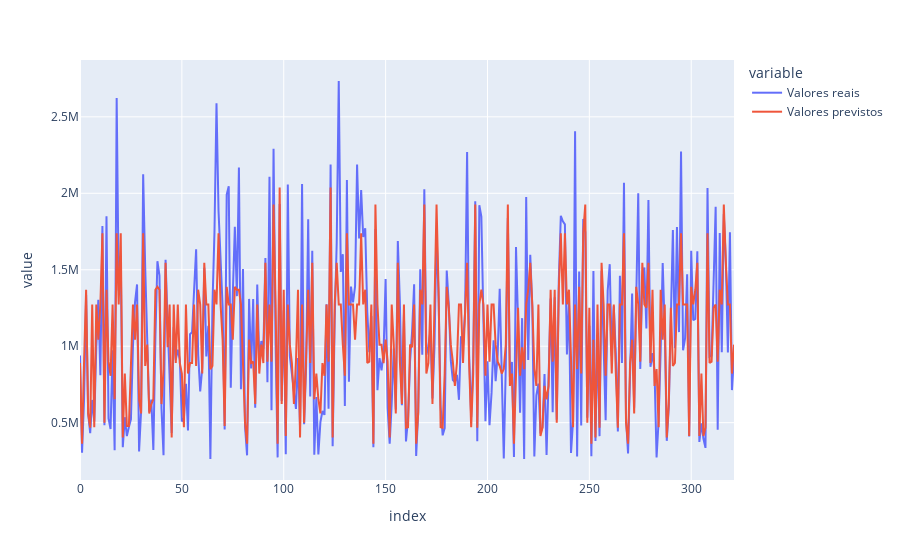

Source (notebook cell):
### Code cell
# Plotando gráfico de comparação: azul são os dados reais e vermelho a previsão
fig = px.line(comp1_forest, y=['Valores reais','Valores previstos'])
fig.show()

### Figure 1 — Plotly figure (JSON) as saved in the notebook; plotly's stock layout.template omitted (floating-point values rounded to 4 significant figures; data arrays with more than 128 entries replaced by an {"elided": "..."} marker saying what was removed)
{"data": [{"hovertemplate": "variable=Valores reais<br>index=%{x}<br>value=%{y}<extra></extra>", "legendgroup": "Valores reais", "line": {"color": "#636efa", "dash": "solid"}, "marker": {"symbol": "circle"}, "mode": "lines", "name": "Valores reais", "orientation": "v", "showlegend": true, "type": "scatter", "x": {"elided": "322 int values"}, "xaxis": "x", "y": {"elided": "322 float values"}, "yaxis": "y"}, {"hovertemplate": "variable=Valores previstos<br>index=%{x}<br>value=%{y}<extra></extra>", "legendgroup": "Valores previstos", "line": {"color": "#EF553B", "dash": "solid"}, "marker": {"symbol": "circle"}, "mode": "lines", "name": "Valores previstos", "orientation": "v", "showlegend": true, "type": "scatter", "x": {"elided": "322 int values"}, "xaxis": "x", "y": {"elided": "322 float values"}, "yaxis": "y"}], "layout": {"legend": {"title": {"text": "variable"}, "tracegroupgap": 0}, "margin": {"t": 60}, "xaxis": {"anchor": "y", "domain": [0, 1], "title": {"text": "index"}}, "yaxis": {"anchor": "x", "domain": [0, 1], "title": {"text": "value"}}}}
